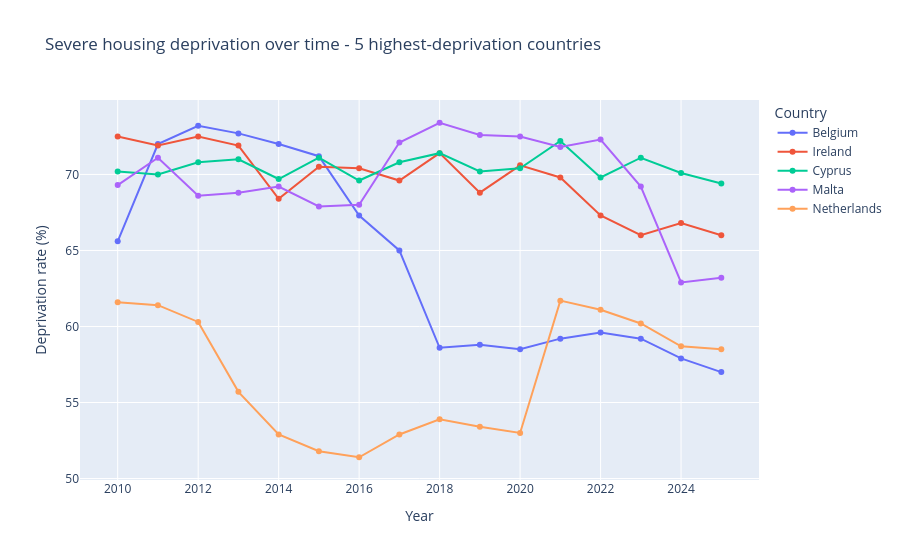

The code cell stored with this chart in its notebook:
### Code cell
# plot 4: deprivation over time for top 5 worst countries

top5 = latest_dep.sort_values("deprivation_rate", ascending=False).head(5)["geo"].tolist()
dep_top5 = df_deprivation_clean[df_deprivation_clean["geo"].isin(top5)]

fig5 = px.line(
    dep_top5, x="year", y="deprivation_rate", color="geo", markers=True,
    title="Severe housing deprivation over time - 5 highest-deprivation countries",
    labels={"deprivation_rate": "Deprivation rate (%)", "year": "Year", "geo": "Country"}
)
fig5.show()

### Figure 1 — Plotly figure (JSON) as saved in the notebook; plotly's stock layout.template omitted (floating-point values rounded to 4 significant figures)
{"data": [{"hovertemplate": "Country=Belgium<br>Year=%{x}<br>Deprivation rate (%)=%{y}<extra></extra>", "legendgroup": "Belgium", "line": {"color": "#636efa", "dash": "solid"}, "marker": {"symbol": "circle"}, "mode": "lines+markers", "name": "Belgium", "orientation": "v", "showlegend": true, "type": "scatter", "x": [2010, 2011, 2012, 2013, 2014, 2015, 2016, 2017, 2018, 2019, 2020, 2021, 2022, 2023, 2024, 2025], "xaxis": "x", "y": [65.6, 72.0, 73.2, 72.7, 72.0, 71.2, 67.3, 65.0, 58.6, 58.8, 58.5, 59.2, 59.6, 59.2, 57.9, 57.0], "yaxis": "y"}, {"hovertemplate": "Country=Ireland<br>Year=%{x}<br>Deprivation rate (%)=%{y}<extra></extra>", "legendgroup": "Ireland", "line": {"color": "#EF553B", "dash": "solid"}, "marker": {"symbol": "circle"}, "mode": "lines+markers", "name": "Ireland", "orientation": "v", "showlegend": true, "type": "scatter", "x": [2010, 2011, 2012, 2013, 2014, 2015, 2016, 2017, 2018, 2019, 2020, 2021, 2022, 2023, 2024, 2025], "xaxis": "x", "y": [72.5, 71.9, 72.5, 71.9, 68.4, 70.5, 70.4, 69.6, 71.4, 68.8, 70.6, 69.8, 67.3, 66.0, 66.8, 66.0], "yaxis": "y"}, {"hovertemplate": "Country=Cyprus<br>Year=%{x}<br>Deprivation rate (%)=%{y}<extra></extra>", "legendgroup": "Cyprus", "line": {"color": "#00cc96", "dash": "solid"}, "marker": {"symbol": "circle"}, "mode": "lines+markers", "name": "Cyprus", "orientation": "v", "showlegend": true, "type": "scatter", "x": [2010, 2011, 2012, 2013, 2014, 2015, 2016, 2017, 2018, 2019, 2020, 2021, 2022, 2023, 2024, 2025], "xaxis": "x", "y": [70.2, 70.0, 70.8, 71.0, 69.7, 71.1, 69.6, 70.8, 71.4, 70.2, 70.4, 72.2, 69.8, 71.1, 70.1, 69.4], "yaxis": "y"}, {"hovertemplate": "Country=Malta<br>Year=%{x}<br>Deprivation rate (%)=%{y}<extra></extra>", "legendgroup": "Malta", "line": {"color": "#ab63fa", "dash": "solid"}, "marker": {"symbol": "circle"}, "mode": "lines+markers", "name": "Malta", "orientation": "v", "showlegend": true, "type": "scatter", "x": [2010, 2011, 2012, 2013, 2014, 2015, 2016, 2017, 2018, 2019, 2020, 2021, 2022, 2023, 2024, 2025], "xaxis": "x", "y": [69.3, 71.1, 68.6, 68.8, 69.2, 67.9, 68.0, 72.1, 73.4, 72.6, 72.5, 71.8, 72.3, 69.2, 62.9, 63.2], "yaxis": "y"}, {"hovertemplate": "Country=Netherlands<br>Year=%{x}<br>Deprivation rate (%)=%{y}<extra></extra>", "legendgroup": "Netherlands", "line": {"color": "#FFA15A", "dash": "solid"}, "marker": {"symbol": "circle"}, "mode": "lines+markers", "name": "Netherlands", "orientation": "v", "showlegend": true, "type": "scatter", "x": [2010, 2011, 2012, 2013, 2014, 2015, 2016, 2017, 2018, 2019, 2020, 2021, 2022, 2023, 2024, 2025], "xaxis": "x", "y": [61.6, 61.4, 60.3, 55.7, 52.9, 51.8, 51.4, 52.9, 53.9, 53.4, 53.0, 61.7, 61.1, 60.2, 58.7, 58.5], "yaxis": "y"}], "layout": {"legend": {"title": {"text": "Country"}, "tracegroupgap": 0}, "title": {"text": "Severe housing deprivation over time - 5 highest-deprivation countries"}, "xaxis": {"anchor": "y", "domain": [0, 1], "title": {"text": "Year"}}, "yaxis": {"anchor": "x", "domain": [0, 1], "title": {"text": "Deprivation rate (%)"}}}}
